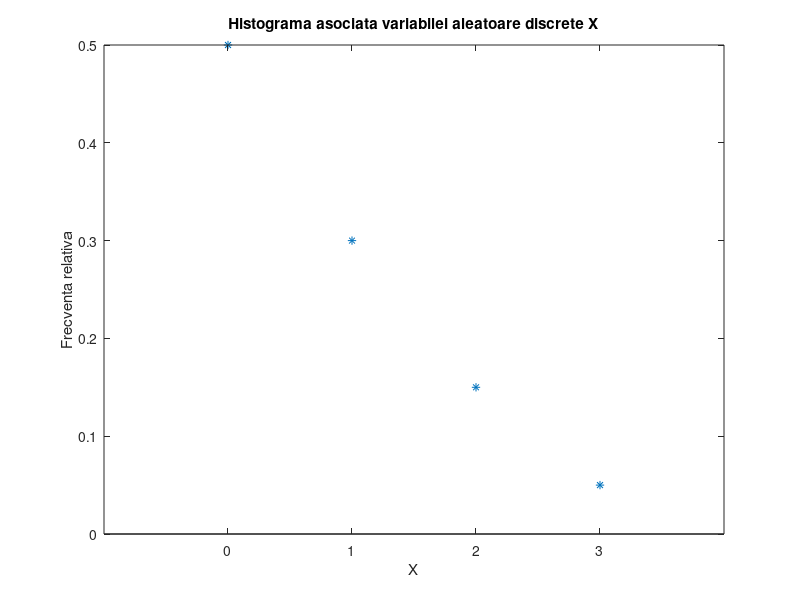
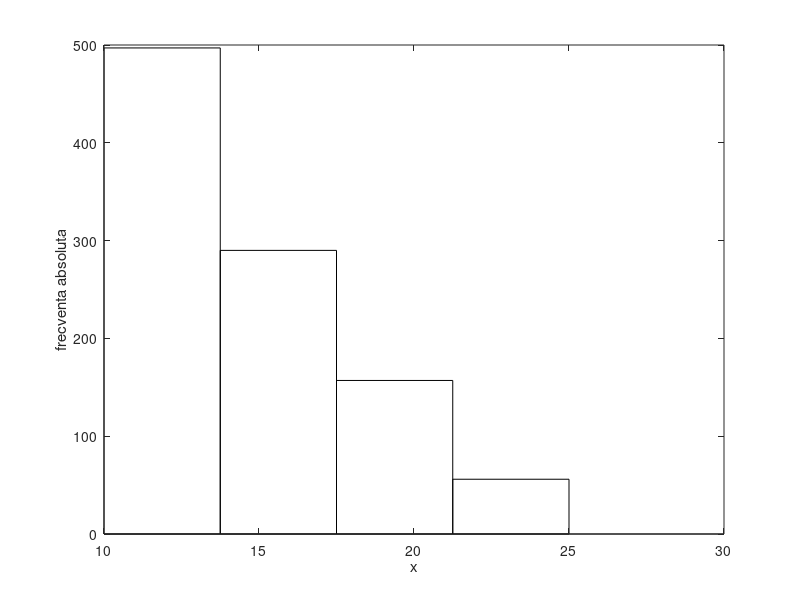

These figures' MATLAB source, in order:
function sol_ex1()
% Solutia aplicatiilor din Laboratorul nr. 5
clear
clc
n = 1000; % dimensiunea esantionului/multimii de valori de selectie
% Testati pentru n = 10000. Observati o imbunatatire a estimarii!

m = 4; % numarul de valori pe care le poate lua v.a. X
X = [10 15 20 25]; % valorile x1, x2, x3, x4 pe care le poate lua v.a. X
p = [0.5 0.3 0.15 0.05]; % probabilitatile p1, p2, p3, p4; p(i) = P(X = xi) = pi

% 2. Apelati functia creata la punctul 1. pentru a genera o multime de 1000
% de valori de selectie asupra v.a. discrete definite in Exemplu 1. 
% Validati rezultatul obtinut construind histograma asociata multimii de 
% selectie.

x = zeros(1, n);
for i = 1 : n
    x(i) = simVarDiscreta(X, p);
end

% Histograma esantionului generat in x.
% Se estimeaza probabilitatile pi = P(X = xi) cu frecventa relativa de 
% aparitie a evenimentului X = xi

C = 0 : m - 1;
N = zeros(size(C));
for i = 1 : m 
    N(i) = sum(x == i - 1);
end

figure(1)
bar(C, N/n, 1, 'w')
title('Histograma asociata variabilei aleatoare discrete X')
xlabel('X')
ylabel('Frecventa relativa')
hold on
% Valorile teoretice ale probabilitatilor pi = P(X = xi)
plot(C, p, '*');


figure(2)
[N,X] = hist(x, 4);
bar(X,N,1,'w');
xlabel('x');
ylabel('frecventa absoluta');

end

% 1. Scrieti o functie care simuleaza v.a. discreta X.
% parametrul de intrare X este vectorul continand valorile pe care le poate 
% lua v.a. X: X = [x1 x2 ... xm]
% p este vectorul continand probabilitatile de aparitie a valorilor din X, 
%si anume p = [p1 p2 ... pm].

function x = simVarDiscreta(X, p)
u = rand(1);
indice = find(u <= cumsum(p));
x = X(indice(1));   
end
